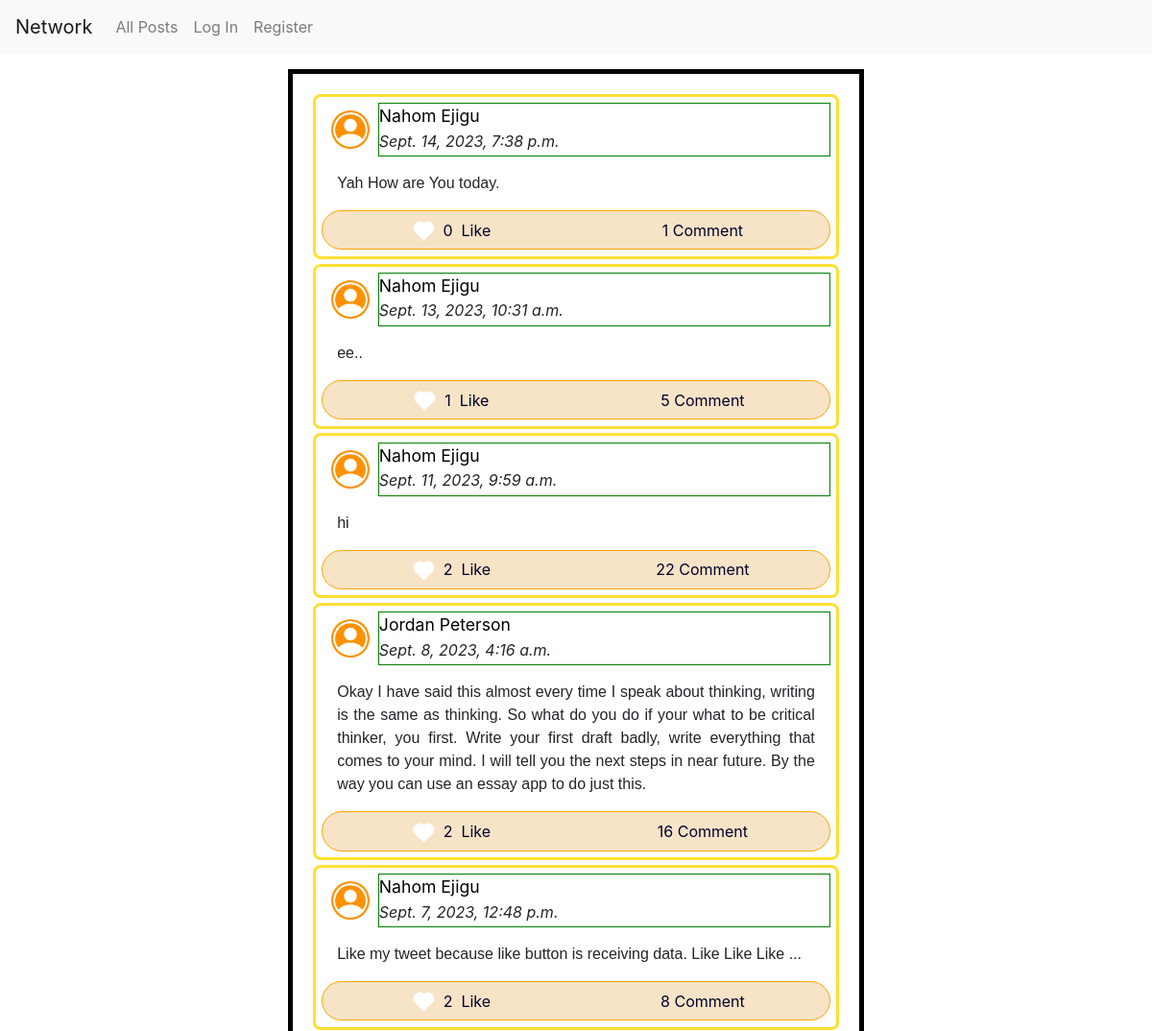
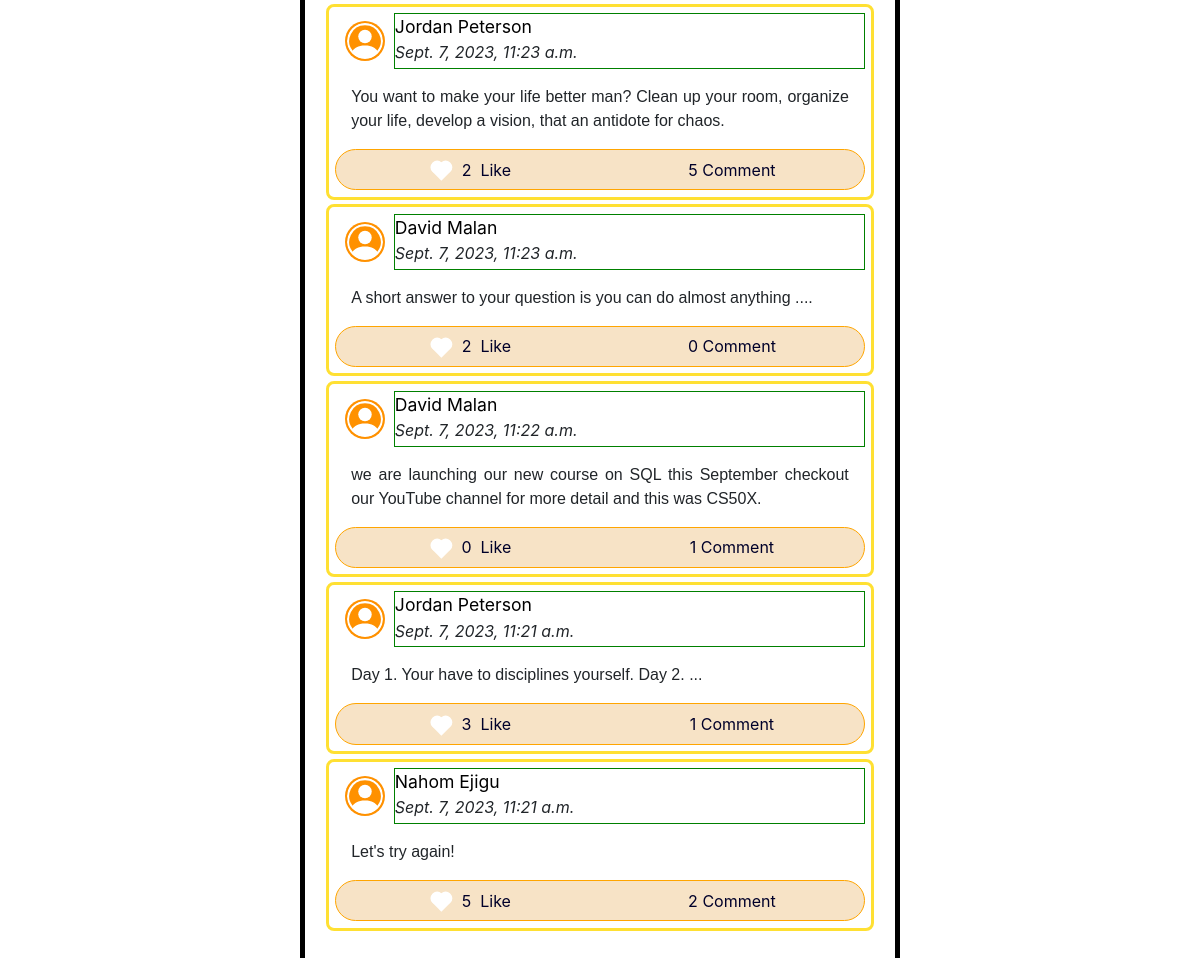
The app's page /, older data (2 pictures, top to bottom).
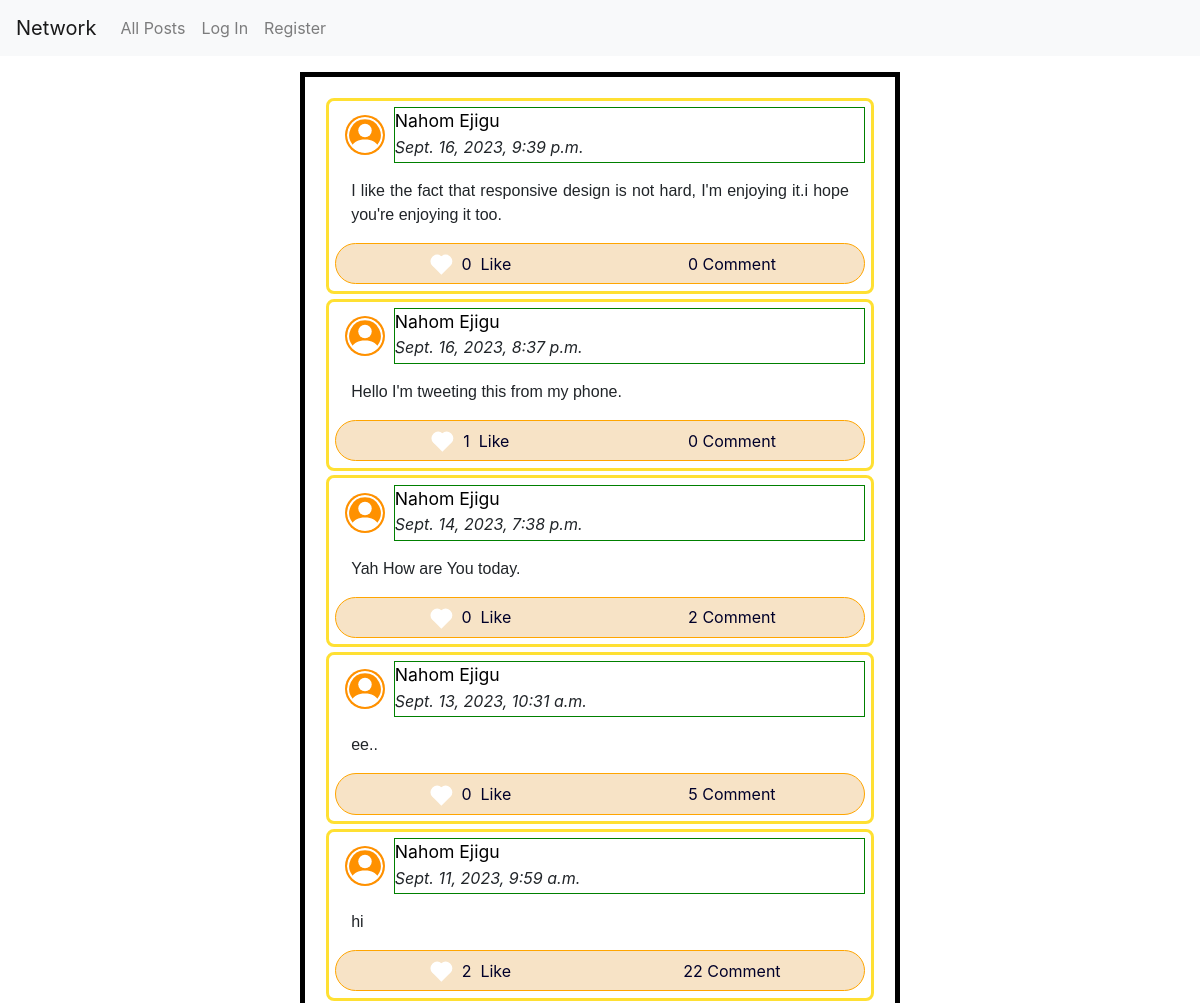
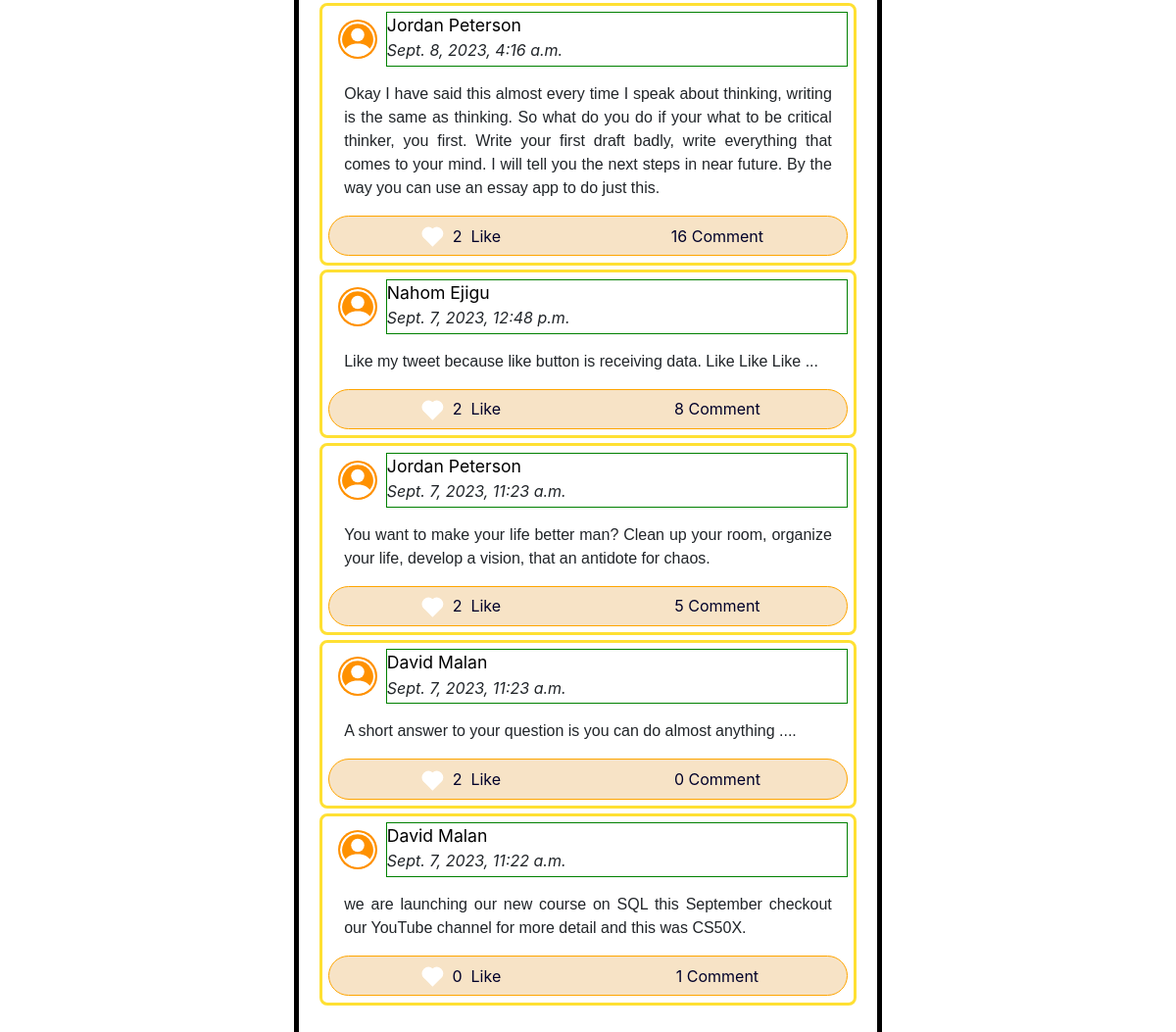
The same page, newer data (2 pictures, top to bottom).
### network/models.py (models this page shows)
class Post(models.Model):
    user = models.ForeignKey(User, on_delete=models.CASCADE, related_name='poster')
    post = models.TextField()
    date = models.DateTimeField(auto_now_add=True)
    like = models.ManyToManyField(User, blank=True, related_name='like')
    views = models.IntegerField(default=0)
    comment = models.ManyToManyField(Comment, blank=True, related_name="post")

class User(AbstractUser):
    following = models.ManyToManyField("self", blank=True)
    followers = models.ManyToManyField("self", blank=True)

### network/views.py (the view)
# urls.py: path("", views.index, name="index"),
def index(request):
    p = Paginator(Post.objects.all().order_by('-date'), 10)
    page = request.GET.get("page")
    posts = p.get_page(page)
    return render(request, "network/index.html", {
        "new_post": NewPost(),
        "posts": posts,
    })

### network/templates/network/index.html (shortened to what this page needs)
{% extends "network/layout.html" %}

### network/templates/network/layout.html (shortened to what this page needs)
{% load static %}
<!DOCTYPE html>
<html lang="en">
    <head>
        <link href="https://cdn.jsdelivr.net/npm/bootstrap@5.3.1/dist/css/bootstrap.min.css" rel="stylesheet">
        <link rel="stylesheet" href="https://stackpath.bootstrapcdn.com/bootstrap/4.4.1/css/bootstrap.min.css">
        <link href="{% static 'network/styles.css' %}" rel="stylesheet">
    </head>
    <body>
        <nav class="navbar navbar-expand-lg navbar-light bg-light">
            <a class="navbar-brand" href="{% url 'index' %}">Network</a>
            <div>
              <ul class="navbar-nav mr-auto">
                <li class="nav-item">
                  <a class="nav-link" href="{% url 'index' %}">All Posts</a>
                </li>
                {% if user.is_authenticated %}
                    <li class="nav-item">
                        <a class="nav-link" href="{% url 'following' %}">Following</a>
                    </li>
                    <li class="nav-item">
                        <a class="nav-link" href="{% url 'logout' %}">Log Out</a>
                    </li>
                {% else %}
                    <li class="nav-item">
                        <a class="nav-link" href="{% url 'login' %}">Log In</a>
                    </li>
                    <li class="nav-item">
                        <a class="nav-link" href="{% url 'register' %}">Register</a>
                    </li>
                {% endif %}
              </ul>
            </div>
          </nav>
        <div class="body">
            <div class="main">
                <div class="middle-everything">
                    {% for post in posts %}
                    <div class="posts">
                        <div class="username">
                            <div class="user-icon">
                            </div>
                            <div class="user-username">
                                    <a  href="{% url 'profile_page' post.user %}" class="hyper-link-post">
                                    <span class="hyper-link-username">{{ post.user.first_name }} {{ post.user.last_name }}</span><br>
                                    </a>
                                   <i>{{ post.date  }}</i>
                            </div>
                        </div>
                            <div class="post-content">
                            {{ post.post }}
                            </div>
                            <div class="post-info">
                                <div>
                                        <div class="span-like">
                                            {% if user in post.like.all %}
                                            <div class="liked heart" data-post_id="{{post.id}}" data-liked="True" class="not-liked like" > </div>
                                            {% else %}
                                                <div class="not-liked heart" data-post_id="{{post.id}}" data-liked="False" class="not-liked like">  </div>
                                            {% endif %}
                                        </div>
                                        &nbsp;<span data-post_id="{{post.id}}" class="like-number numbers"> {{ post.like.all.count }} </span> &nbsp;
                                    Like
                                        </div>
                                <div class="comments"> <span class="numbers"> {{ post.comment.all.count }}</span>&nbsp;Comment</div>
                            </div>
                    </div>
                    {% endfor %}
                    <br>
                </div>
            </div>
        </div>
    </body>
</html>

Row changes from the older to the newer data that the page shows:
no longer on this page (row unchanged): Post: user.first_name "Jordan", user.last_name "Peterson", date "Sept. 7, 2023, 11:21 a.m.", post "Day 1. Your have to disciplines yourself. Day 2. ...", like.all.count "3", comment.all.count "1"
no longer on this page (row unchanged): Post: user.first_name "Nahom", user.last_name "Ejigu", date "Sept. 7, 2023, 11:21 a.m.", post "Let's try again!", like.all.count "5", comment.all.count "2"
added Post: user.first_name "Nahom", user.last_name "Ejigu", date "Sept. 16, 2023, 9:39 p.m.", post "I like the fact that responsive design is not hard, I'm enjoying it.i hope you're enjoying it too.", like.all.count "0", comment.all.count "0"
added Post: user.first_name "Nahom", user.last_name "Ejigu", date "Sept. 16, 2023, 8:37 p.m.", post "Hello I'm tweeting this from my phone.", like.all.count "1", comment.all.count "0"
computed for Post "Sept. 14, 2023, 7:38 p.m.": comment.all.count "1" → "2"
computed for Post "Sept. 13, 2023, 10:31 a.m.": like.all.count "1" → "0"
